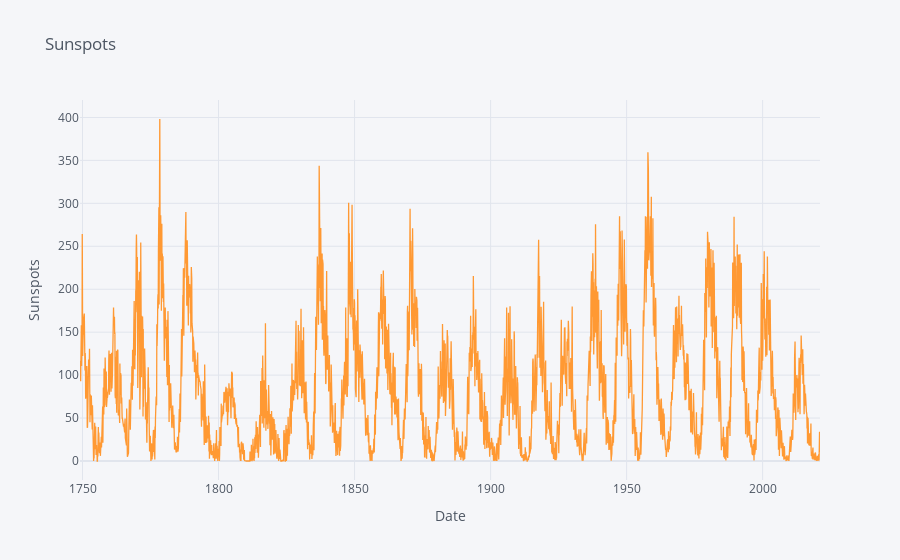

Notebook source saved alongside this figure:
### Code cell
import pandas as pd
import cufflinks as cf
cf.go_offline(connected=True)
# Укажите путь к файлу "household_power_consumption.txt"
data = pd.read_csv('Sunspots.csv', low_memory=False, infer_datetime_format=True, index_col=['Date'], dayfirst=True)
data = data.rename(columns={'Monthly Mean Total Sunspot Number':'Sunspots'})
data = data.drop('Unnamed: 0', axis=1)
# Визуализация данных (например, потребление энергии по глобальной активной мощности)
data['Sunspots'].iplot(title='Sunspots', xTitle='Date', yTitle='Sunspots')

### Figure 1 — Plotly figure (JSON) as saved in the notebook; plotly's stock layout.template omitted (floating-point values rounded to 4 significant figures; data arrays with more than 128 entries replaced by an {"elided": "..."} marker saying what was removed)
{"data": [{"line": {"color": "rgba(255, 153, 51, 1.0)", "dash": "solid", "shape": "linear", "width": 1.3}, "mode": "lines", "name": "Sunspots", "text": "", "type": "scatter", "x": {"elided": "3265 str values"}, "y": {"elided": "3265 float values"}}], "layout": {"legend": {"bgcolor": "#F5F6F9", "font": {"color": "#4D5663"}}, "paper_bgcolor": "#F5F6F9", "plot_bgcolor": "#F5F6F9", "title": {"font": {"color": "#4D5663"}, "text": "Sunspots"}, "xaxis": {"gridcolor": "#E1E5ED", "showgrid": true, "tickfont": {"color": "#4D5663"}, "title": {"font": {"color": "#4D5663"}, "text": "Date"}, "zerolinecolor": "#E1E5ED"}, "yaxis": {"gridcolor": "#E1E5ED", "showgrid": true, "tickfont": {"color": "#4D5663"}, "title": {"font": {"color": "#4D5663"}, "text": "Sunspots"}, "zerolinecolor": "#E1E5ED"}}}
